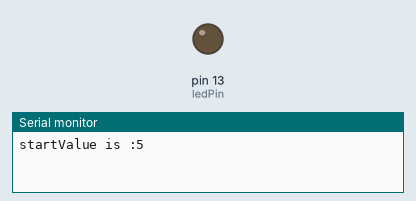
A sketch run on a simulated Arduino Uno, built with avr-gcc and run on an emulated ATmega328P. Shown: output pins drawn as LEDs (lit = HIGH), the last lines printed to the serial monitor.

Above: at 0.1 s.
At 33.1 s:
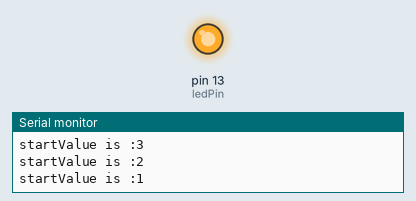
Timing chart, 0 to 35.5 s (numbered marks = the images above):
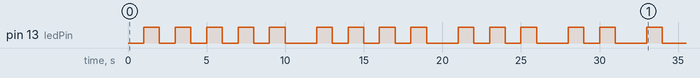

The sketch:

arduino_smart_countdown.ino
```cpp
int startValue = 5;
int ledPin = 13;

void flashLed(int times){
    /*A for loop that blinks a number of times
     corresponding to the startValue*/
    for(int i=0;i<times;i++){
      digitalWrite(ledPin,HIGH);
      delay(1000);
      digitalWrite(ledPin,LOW);
      delay(1000);
    }
  }


void setup() {
  // put your setup code here, to run once:
 Serial.begin(9600);
 pinMode(ledPin,OUTPUT);
  while (startValue > 0) {
    Serial.print("startValue is :");
    Serial.println(startValue);
    delay(1000);
    flashLed(startValue--);
  }

}

void loop() {
  // put your main code here, to run repeatedly:

}
```
